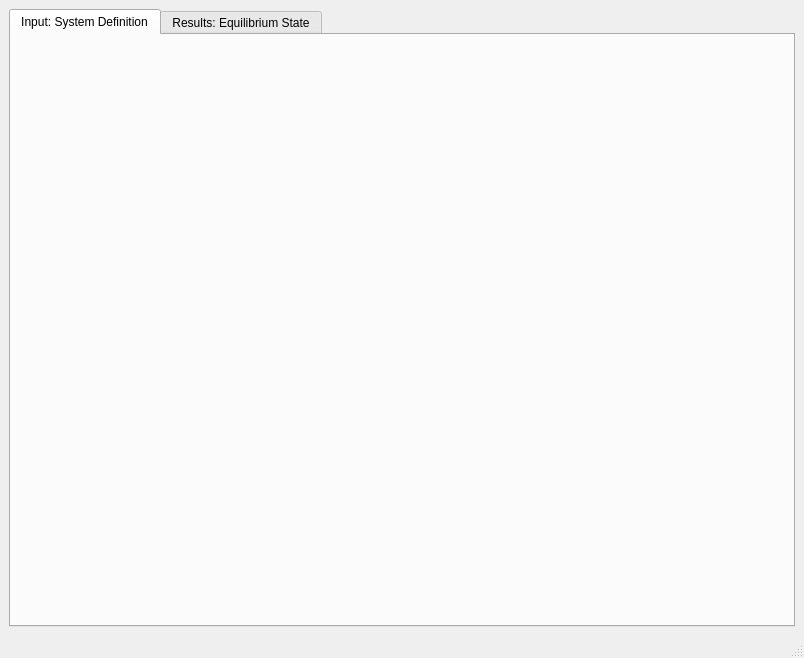
<?xml version="1.0" encoding="UTF-8"?>
<ui version="4.0">
 <class>NewSystemDialogData</class>
 <widget class="QMainWindow" name="NewSystemDialogData">
  <property name="geometry">
   <rect>
    <x>0</x>
    <y>0</y>
    <width>804</width>
    <height>658</height>
   </rect>
  </property>
  <property name="windowTitle">
   <string>MainWindow</string>
  </property>
  <widget class="QWidget" name="centralwidget">
   <layout class="QVBoxLayout">
    <item>
     <widget class="QTabWidget" name="TabWid">
      <property name="toolTip">
       <string>To edit, right-click on input values; press Enter to change data</string>
      </property>
      <property name="currentIndex">
       <number>0</number>
      </property>
      <widget class="QWidget" name="tab">
       <attribute name="title">
        <string>Input: System Definition</string>
       </attribute>
       <layout class="QVBoxLayout"/>
      </widget>
      <widget class="QWidget" name="tab_2">
       <attribute name="title">
        <string>Results: Equilibrium State</string>
       </attribute>
       <layout class="QVBoxLayout"/>
      </widget>
     </widget>
    </item>
   </layout>
  </widget>
  <widget class="QStatusBar" name="statusbar"/>
  <action name="actionCreate">
   <property name="text">
    <string>&amp;Create...</string>
   </property>
   <property name="toolTip">
    <string>Create new record</string>
   </property>
  </action>
  <action name="actionNew">
   <property name="icon">
    <iconset>
     <normaloff>:/toolbar/img/filesaveas.png</normaloff>:/toolbar/img/filesaveas.png</iconset>
   </property>
   <property name="text">
    <string>&amp;New(Clone)...</string>
   </property>
   <property name="toolTip">
    <string>Press to clone a new system (SysEq record) from present one</string>
   </property>
  </action>
  <action name="actionDisplay">
   <property name="icon">
    <iconset>
     <normaloff>:/toolbar/img/fileopen.png</normaloff>:/toolbar/img/fileopen.png</iconset>
   </property>
   <property name="text">
    <string>D&amp;isplay</string>
   </property>
   <property name="toolTip">
    <string>Display existing systems (SysEq records) and load one of them</string>
   </property>
   <property name="shortcut">
    <string>F6</string>
   </property>
  </action>
  <action name="actionRemake">
   <property name="text">
    <string>&amp;Remake...</string>
   </property>
   <property name="toolTip">
    <string>Change current record</string>
   </property>
   <property name="statusTip">
    <string>Change current record</string>
   </property>
  </action>
  <action name="actionSave">
   <property name="icon">
    <iconset>
     <normaloff>:/toolbar/img/filesave.png</normaloff>:/toolbar/img/filesave.png</iconset>
   </property>
   <property name="text">
    <string>&amp;Save</string>
   </property>
   <property name="toolTip">
    <string>Save this SysEq record to project database</string>
   </property>
  </action>
  <action name="actionSave_As">
   <property name="text">
    <string>Save &amp;As...</string>
   </property>
   <property name="toolTip">
    <string>Save with new keywd</string>
   </property>
  </action>
  <action name="actionDelete">
   <property name="icon">
    <iconset>
     <normaloff/>
    </iconset>
   </property>
   <property name="text">
    <string>&amp;Delete</string>
   </property>
   <property name="toolTip">
    <string>Delete current record</string>
   </property>
  </action>
  <action name="actionClose">
   <property name="text">
    <string>C&amp;lose</string>
   </property>
   <property name="toolTip">
    <string>Close window</string>
   </property>
   <property name="shortcut">
    <string>F10</string>
   </property>
  </action>
  <action name="actionOpenMTPARAM">
   <property name="text">
    <string>&amp;Thermodynamic data at T,P...</string>
   </property>
   <property name="iconText">
    <string>T,P</string>
   </property>
   <property name="toolTip">
    <string>Thermodynamic data at T,P... (MTPARAM)</string>
   </property>
  </action>
  <action name="actionOpen_SYSTEM_ICOMP">
   <property name="icon">
    <iconset>
     <normaloff>:/toolbar/img/ordertool1.png</normaloff>:/toolbar/img/ordertool1.png</iconset>
   </property>
   <property name="text">
    <string>Detailed &amp;bulk composition...</string>
   </property>
   <property name="iconText">
    <string>Detailed bulk composition...</string>
   </property>
   <property name="toolTip">
    <string>Press for detailed setup of the system and its bulk chemical composition (BCC)</string>
   </property>
  </action>
  <action name="actionOutMulti">
   <property name="text">
    <string>&amp;Write GEMS3K files...</string>
   </property>
  </action>
  <action name="actionReadMulti">
   <property name="text">
    <string>Read &amp;GEMS3K DBR file...</string>
   </property>
  </action>
  <action name="action_BCC">
   <property name="icon">
    <iconset>
     <normaloff>:/toolbar/img/RunBCC.png</normaloff>:/toolbar/img/RunBCC.png</iconset>
   </property>
   <property name="text">
    <string>&amp;BCC check</string>
   </property>
   <property name="toolTip">
    <string>Press to check system definition and calculate bulk chemical composition (BCC)</string>
   </property>
  </action>
  <action name="action_IPM">
   <property name="icon">
    <iconset>
     <normaloff>:/toolbar/img/RunIPM.png</normaloff>:/toolbar/img/RunIPM.png</iconset>
   </property>
   <property name="text">
    <string>GEM &amp;IPM</string>
   </property>
   <property name="toolTip">
    <string>Press to calculate equilibrium state using GEM IPM</string>
   </property>
  </action>
  <action name="actionSimplex">
   <property name="checkable">
    <bool>true</bool>
   </property>
   <property name="checked">
    <bool>true</bool>
   </property>
   <property name="text">
    <string>&amp;Simplex</string>
   </property>
  </action>
  <action name="actionPrecise">
   <property name="checkable">
    <bool>true</bool>
   </property>
   <property name="checked">
    <bool>true</bool>
   </property>
   <property name="text">
    <string>&amp;Cleanup</string>
   </property>
  </action>
  <action name="actionStepwise">
   <property name="checkable">
    <bool>true</bool>
   </property>
   <property name="text">
    <string>S&amp;tepwise</string>
   </property>
  </action>
  <action name="actionEQUSTAT_ICOMP">
   <property name="icon">
    <iconset>
     <normaloff>:/toolbar/img/ordertool.png</normaloff>:/toolbar/img/ordertool.png</iconset>
   </property>
   <property name="text">
    <string>GEM IPM &amp;dual solution etc...</string>
   </property>
   <property name="toolTip">
    <string>Press to explore detailed GEM IPM results</string>
   </property>
  </action>
  <action name="actionOpenMULTI">
   <property name="text">
    <string>Details for &amp;experts...</string>
   </property>
  </action>
  <action name="actionPrintMtparm">
   <property name="text">
    <string>&amp;Thermodynamic data...</string>
   </property>
  </action>
  <action name="actionPrintSystem">
   <property name="text">
    <string>&amp;System Definition...</string>
   </property>
  </action>
  <action name="actionPrintEqstat">
   <property name="icon">
    <iconset>
     <normaloff>:/toolbar/img/fileprint.png</normaloff>:/toolbar/img/fileprint.png</iconset>
   </property>
   <property name="text">
    <string>&amp;GEM results...</string>
   </property>
   <property name="toolTip">
    <string>Print system definition, thermodynamic data or GEM IPM results</string>
   </property>
  </action>
  <action name="actionPrInput">
   <property name="text">
    <string>&amp;Input: System Definition Tree...</string>
   </property>
  </action>
  <action name="actionPrResults">
   <property name="text">
    <string>&amp;Results: Equilibrium State Tree...</string>
   </property>
  </action>
  <action name="actionHelp">
   <property name="icon">
    <iconset>
     <normaloff>:/toolbar/img/help.png</normaloff>:/toolbar/img/help.png</iconset>
   </property>
   <property name="text">
    <string>&amp;Help</string>
   </property>
  </action>
  <action name="actionHowto">
   <property name="text">
    <string>H&amp;ow to</string>
   </property>
  </action>
  <action name="actionScript">
   <property name="text">
    <string>&amp;Scripts...</string>
   </property>
  </action>
  <action name="actionMoreBCC">
   <property name="text">
    <string>More about &amp;BCC</string>
   </property>
  </action>
  <action name="actionMoreIPM">
   <property name="text">
    <string>More about &amp;IPM</string>
   </property>
  </action>
  <action name="actionAbout">
   <property name="text">
    <string>&amp;About</string>
   </property>
  </action>
  <action name="actionPrevious">
   <property name="icon">
    <iconset>
     <normaloff>:/toolbar/img/arrow_left1.png</normaloff>:/toolbar/img/arrow_left1.png</iconset>
   </property>
   <property name="text">
    <string>Previous</string>
   </property>
   <property name="toolTip">
    <string>Display the previous SysEq record</string>
   </property>
  </action>
  <action name="actionNext">
   <property name="icon">
    <iconset>
     <normaloff>:/toolbar/img/arrow_right1.png</normaloff>:/toolbar/img/arrow_right1.png</iconset>
   </property>
   <property name="text">
    <string>Next</string>
   </property>
   <property name="toolTip">
    <string>Display the next SysEq record</string>
   </property>
  </action>
  <action name="actionINSERT_SYSTEM">
   <property name="icon">
    <iconset>
     <normaloff>:/toolbar/img/SetCompos.png</normaloff>:/toolbar/img/SetCompos.png</iconset>
   </property>
   <property name="text">
    <string>&amp;Change Bulk Composition...</string>
   </property>
   <property name="toolTip">
    <string>Press to open Recipe Wizard for bulk chemical composition (BCC) of the system</string>
   </property>
  </action>
  <action name="actionHelp_2">
   <property name="icon">
    <iconset>
     <normaloff>:/toolbar/img/help.png</normaloff>:/toolbar/img/help.png</iconset>
   </property>
   <property name="text">
    <string>&amp;Help</string>
   </property>
  </action>
 </widget>
 <resources/>
 <connections/>
</ui>
